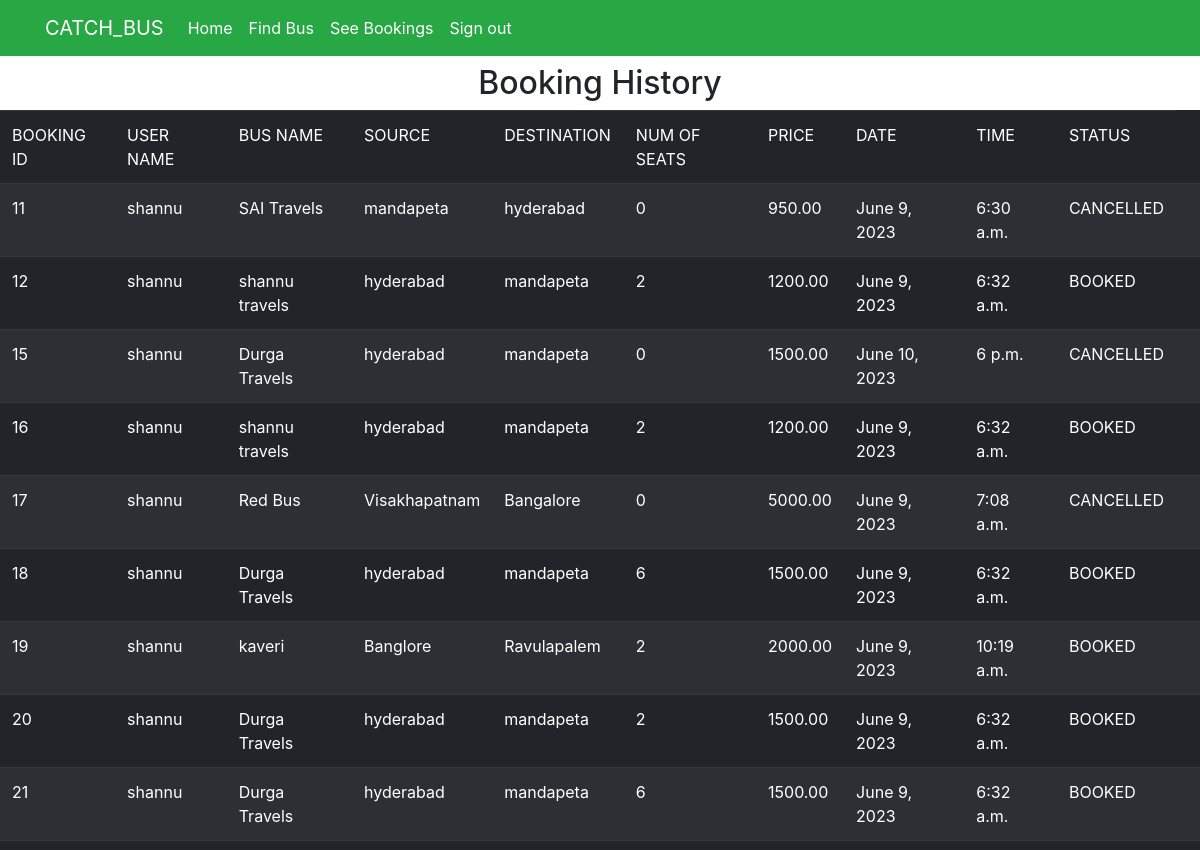
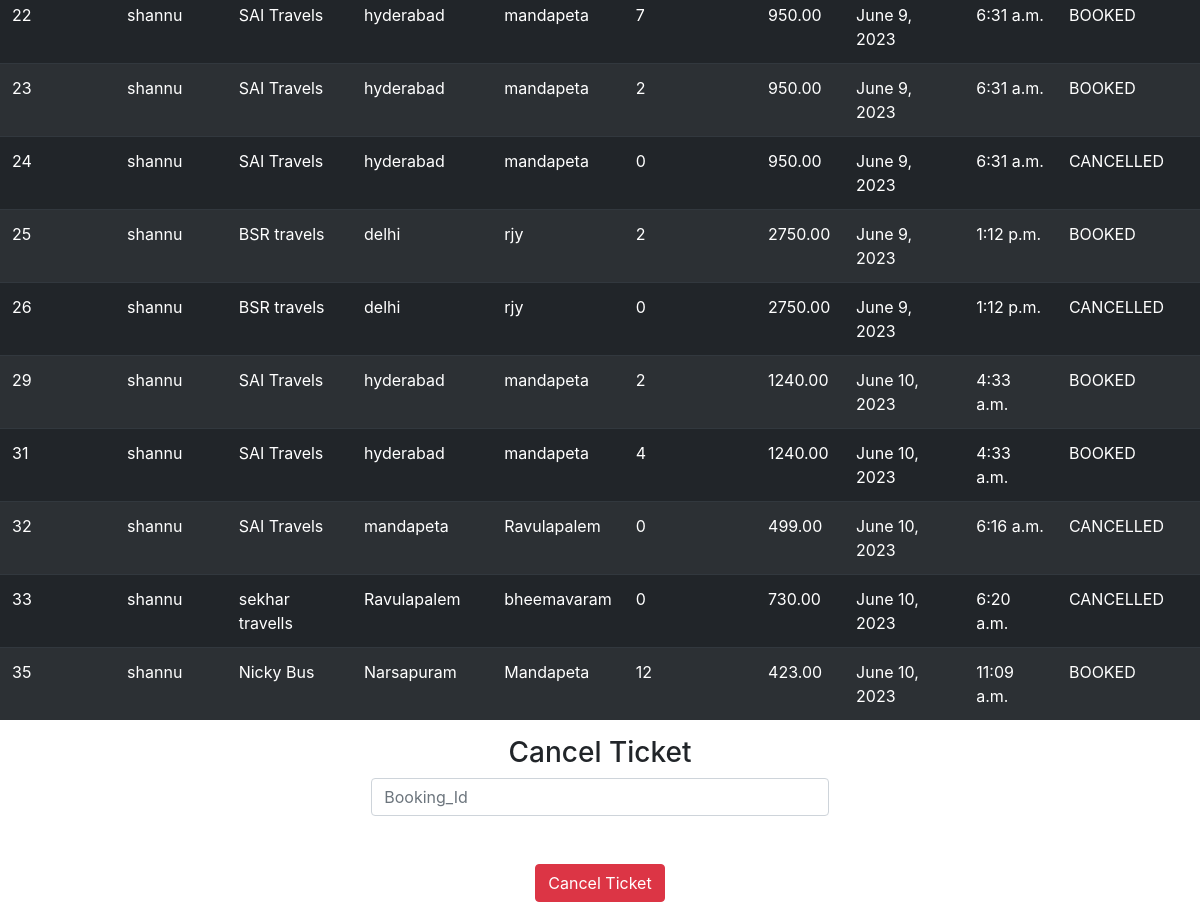
Page /seebookings (signed in) on the committed database (2 pictures, top to bottom).
### myapp/models.py (models this page shows, shortened)
class Book(models.Model):
    BOOKED = 'B'
    CANCELLED = 'C'
    TICKET_STATUSES = ((BOOKED, 'Booked'),
                       (CANCELLED, 'Cancelled'),)
    email = models.EmailField()
    name = models.CharField(max_length=30)
    userid =models.DecimalField(decimal_places=0, max_digits=2)
    busid=models.DecimalField(decimal_places=0, max_digits=2)
    bus_name = models.CharField(max_length=30)
    source = models.CharField(max_length=30)
    dest = models.CharField(max_length=30)
    nos = models.DecimalField(decimal_places=0, max_digits=2)
    price = models.DecimalField(decimal_places=2, max_digits=6)
    date = models.DateField()
    time = models.TimeField()
    status = models.CharField(choices=TICKET_STATUSES, default=BOOKED, max_length=2)

### myapp/views.py (the view)
# urls.py: path('seebookings', views.seebookings, name="seebookings"),
@login_required(login_url='signin')
def seebookings(request,new={}):
    context = {}
    id_r = request.user.id
    book_list = Book.objects.filter(userid=id_r)
    if book_list:
        return render(request, 'myapp/booklist.html', locals())
    else:
        context["error"] = "Sorry no buses booked"
        return render(request, 'myapp/findbus.html', context)

### myapp/templates/myapp/booklist.html (shortened to what this page needs)
{% extends 'myapp/base.html' %}
{% block content %}
<center><h2 >Booking History</h2></center>
<table class="table table-dark table-striped">
    <thead class="thread-dark">
    <td>BOOKING ID</td>
    <td>USER NAME</td>
    <td>BUS NAME</td>
    <td>SOURCE</td>
    <td>DESTINATION</td>
    <td>NUM OF SEATS</td>
    <td>PRICE</td>
    <td>DATE</td>
    <td>TIME</td>
    <td>STATUS</td>
    </thead>
    {% for row in book_list %}
    <tr>
        <td>{{row.id}}</td>
        <td>{{row.name}}</td>
        <td>{{row.bus_name}}</td>
        <td>{{row.source}}</td>
        <td>{{row.dest}}</td>
        <td>{{row.nos}}</td>
        <td>{{row.price}}</td>
        <td>{{row.date}}</td>
        <td>{{row.time}}</td>
        <td>{{row.status}}</td>
        <td></td>
    </tr>
    {% endfor %}
</table>
    <center>
<form action="{% url 'cancellings' %}" method="post">
    <h3>Cancel Ticket</h3>
        <div class="col-auto">
            <div class="col-5">
                <input name='bus_id' class="form-control" type="number" id="example-email-input" placeholder="Booking_Id" required>
            </div>
        </div>
    <br>
    <br>
    <div class="pull-center">
        <button type="submit" class="btn btn-danger float-center">Cancel Ticket</button>
    </div>
</form>
</center>
{% endblock %}

### myapp/templates/myapp/base.html (shortened to what this page needs)
<!doctype html>
<html lang="en">
<head>
    <link rel="stylesheet" href="https://stackpath.bootstrapcdn.com/bootstrap/4.1.3/css/bootstrap.min.css"
>
</head>
<body>
<nav class="navbar navbar-expand-lg navbar-light bg-success">
    <div class="container">
        <a class="navbar-brand" href="#" style="color: white;">CATCH_BUS</a>
        <div class="collapse navbar-collapse" id="navbarNavAltMarkup">
            <div class="navbar-nav" >
                <a class="nav-item nav-link active" href="{% url 'home' %}" style="color: white;">Home <span class="sr-only">(current)</span></a>
                <a class="nav-item nav-link" href="{% url 'findbus' %}" style="color: white;">Find Bus</a>
                <a class="nav-item nav-link" href="{% url 'seebookings' %}" style="color: white;">See Bookings</a>
                {% if request.user.is_active %}
                <a class="nav-item nav-link " href="{% url 'signout' %}" style="color: white;">Sign out</a>
                {% else %}
                <a class="nav-item nav-link " href="{% url 'signup' %}" style="color: white;">Sign Up</a>
                {% endif %}
            </div>
        </div>
    </div>
</nav>
{% block content %}
{% endblock %}
</body>
</html>

### myapp/templates/myapp/base.html (style rules this page uses)
input, ::-webkit-input-placeholder { color: rgba(255,255,255,0.7); }

### rows in the picture
Book: id "11", name "shannu", bus_name "SAI Travels", source "mandapeta", dest "hyderabad", nos "0", price "950.00", date "June 9, 2023", time "6:30 a.m.", status "CANCELLED"
Book: id "12", name "shannu", bus_name "shannu travels", source "hyderabad", dest "mandapeta", nos "2", price "1200.00", date "June 9, 2023", time "6:32 a.m.", status "BOOKED"
Book: id "15", name "shannu", bus_name "Durga Travels", source "hyderabad", dest "mandapeta", nos "0", price "1500.00", date "June 10, 2023", time "6 p.m.", status "CANCELLED"
Book: id "16", name "shannu", bus_name "shannu travels", source "hyderabad", dest "mandapeta", nos "2", price "1200.00", date "June 9, 2023", time "6:32 a.m.", status "BOOKED"
Book: id "17", name "shannu", bus_name "Red Bus", source "Visakhapatnam", dest "Bangalore", nos "0", price "5000.00", date "June 9, 2023", time "7:08 a.m.", status "CANCELLED"
Book: id "18", name "shannu", bus_name "Durga Travels", source "hyderabad", dest "mandapeta", nos "6", price "1500.00", date "June 9, 2023", time "6:32 a.m.", status "BOOKED"
Book: id "19", name "shannu", bus_name "kaveri", source "Banglore", dest "Ravulapalem", nos "2", price "2000.00", date "June 9, 2023", time "10:19 a.m.", status "BOOKED"
Book: id "20", name "shannu", bus_name "Durga Travels", source "hyderabad", dest "mandapeta", nos "2", price "1500.00", date "June 9, 2023", time "6:32 a.m.", status "BOOKED"
Book: id "21", name "shannu", bus_name "Durga Travels", source "hyderabad", dest "mandapeta", nos "6", price "1500.00", date "June 9, 2023", time "6:32 a.m.", status "BOOKED"
Book: id "22", name "shannu", bus_name "SAI Travels", source "hyderabad", dest "mandapeta", nos "7", price "950.00", date "June 9, 2023", time "6:31 a.m.", status "BOOKED"
Book: id "23", name "shannu", bus_name "SAI Travels", source "hyderabad", dest "mandapeta", nos "2", price "950.00", date "June 9, 2023", time "6:31 a.m.", status "BOOKED"
Book: id "24", name "shannu", bus_name "SAI Travels", source "hyderabad", dest "mandapeta", nos "0", price "950.00", date "June 9, 2023", time "6:31 a.m.", status "CANCELLED"
Book: id "25", name "shannu", bus_name "BSR travels", source "delhi", dest "rjy", nos "2", price "2750.00", date "June 9, 2023", time "1:12 p.m.", status "BOOKED"
Book: id "26", name "shannu", bus_name "BSR travels", source "delhi", dest "rjy", nos "0", price "2750.00", date "June 9, 2023", time "1:12 p.m.", status "CANCELLED"
Book: id "29", name "shannu", bus_name "SAI Travels", source "hyderabad", dest "mandapeta", nos "2", price "1240.00", date "June 10, 2023", time "4:33 a.m.", status "BOOKED"
Book: id "31", name "shannu", bus_name "SAI Travels", source "hyderabad", dest "mandapeta", nos "4", price "1240.00", date "June 10, 2023", time "4:33 a.m.", status "BOOKED"
Book: id "32", name "shannu", bus_name "SAI Travels", source "mandapeta", dest "Ravulapalem", nos "0", price "499.00", date "June 10, 2023", time "6:16 a.m.", status "CANCELLED"
Book: id "33", name "shannu", bus_name "sekhar travells", source "Ravulapalem", dest "bheemavaram", nos "0", price "730.00", date "June 10, 2023", time "6:20 a.m.", status "CANCELLED"
Book: id "35", name "shannu", bus_name "Nicky Bus", source "Narsapuram", dest "Mandapeta", nos "12", price "423.00", date "June 10, 2023", time "11:09 a.m.", status "BOOKED"
